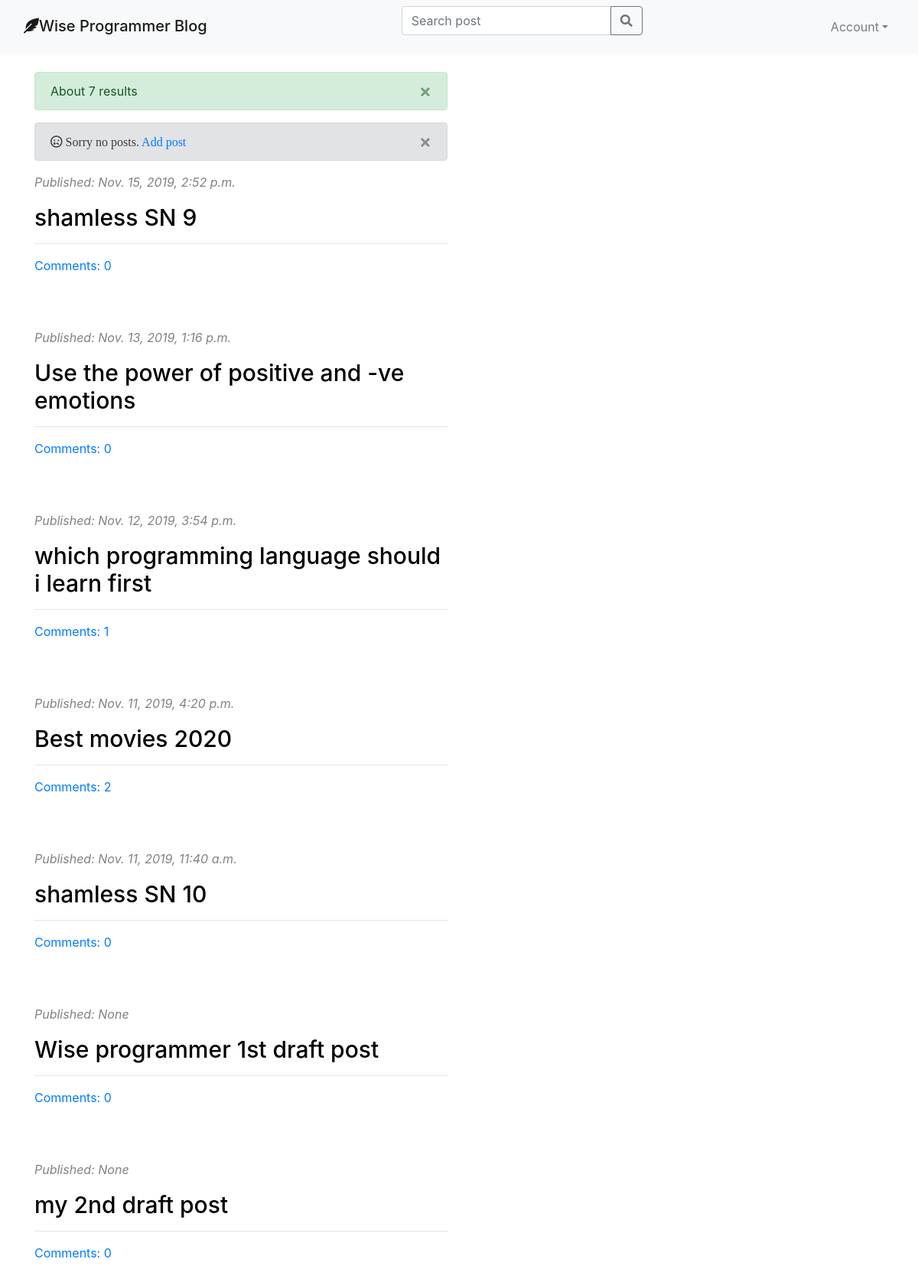
/post/search/, run on an earlier commit of the app's database.
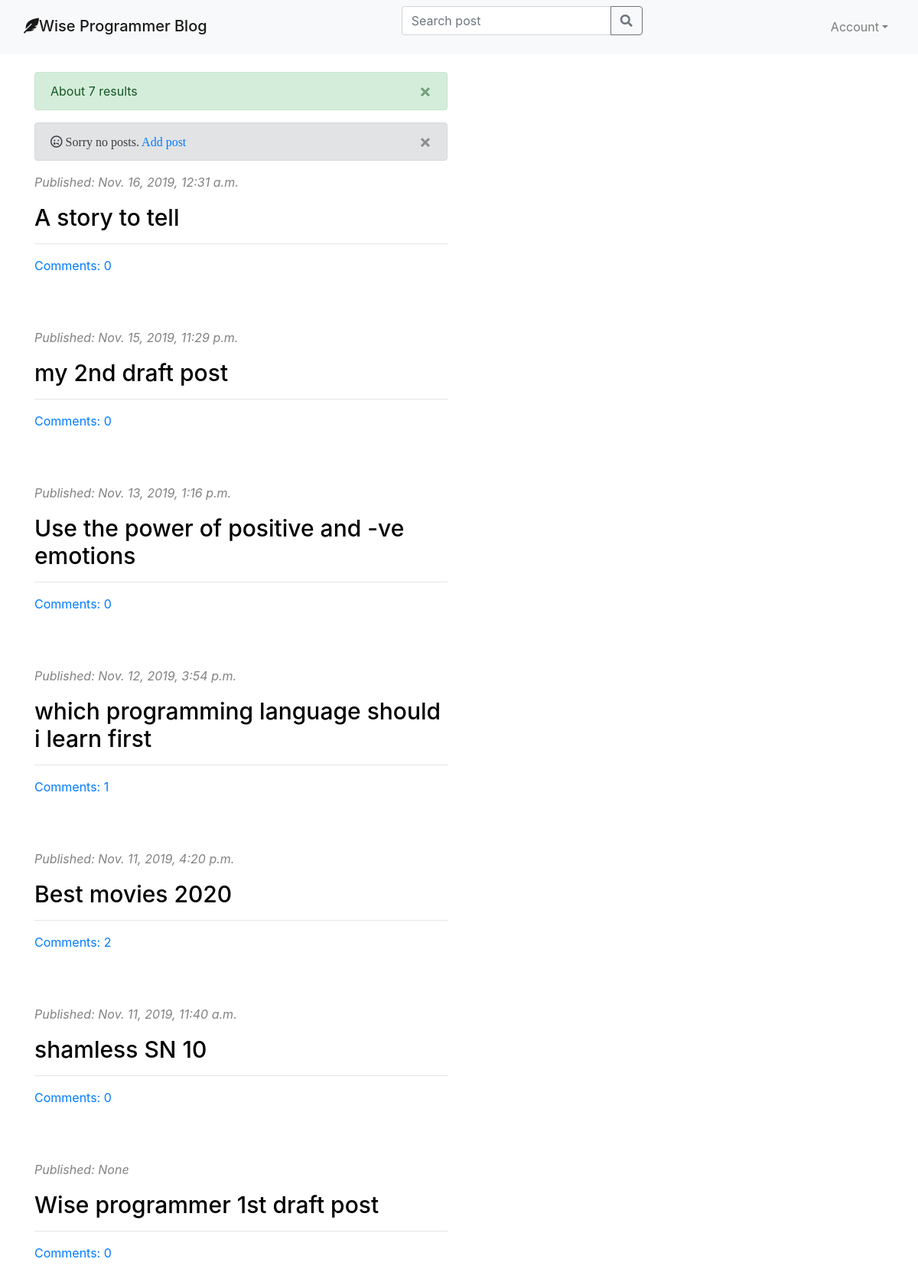
And on a later commit of the database.
### blog/models.py (models this page shows, shortened)
class Post(models.Model):
    author = models.ForeignKey('auth.User', on_delete=models.CASCADE)
    title = models.CharField(max_length=10000)
    text = models.TextField()
    created_date = models.DateTimeField(default=timezone.now)
    published_date = models.DateTimeField(blank=True, null=True)
    edited_date = models.DateTimeField(blank=True, null=True)
    def approved_comments(self):
        return self.comments.filter(approved=True)
    def __str__(self):
        return self.title

### blog/views.py (the view)
# urls.py: path('post/search/', views.search, name='search'),
def search(request):
    user_query = str(request.GET.get('query', ''))
    search_result = Post.objects.filter(
        title__contains=user_query).order_by('-published_date')
    print(search_result)
    if search_result.count() == 0:
        posts = Post.objects.filter(
            published_date__lte=timezone.now()).order_by('-published_date')
        stuff_for_frontend = {'posts': posts}
        messages.warning(request, 'Results containing ' +
                         user_query + ' Not found, Sorry!')
        return render(request, 'blog/post_list.html', stuff_for_frontend)
    else:
        stuff_for_frontend = {'search_result': search_result}
        post_found = str(search_result.count())
        messages.success(request, 'About '+post_found+' results ')
        return render(request, 'blog/post_list.html', stuff_for_frontend)

### blog/templatetags/markdownify.py (called while the page is built)
@register.filter
def markdown(value):
    renderer = HighlightRenderer()
    markdown = mistune.Markdown(renderer=renderer)
    return markdown(value)

### blog/templates/blog/post_list.html (shortened to what this page needs)
{% extends 'blog/base.html' %} {% load markdownify %}  {% block content%}
{% if posts%}
{% for post in posts %}
<div class="post">
  <div class="date">
    <p><em> Published: {{ post.published_date }} </em></p>
    {% if post.edited_date%}
    <p><em> Edited: {{ post.edited_date }} </em></p>
    {% endif%}
  </div>
  <h1><a href="{% url 'post_detail' pk=post.pk %}">{{ post.title }}</a></h1>
  <div>
    <p>{{ post.text |markdown | safe| truncatechars:50| linebreaksbr }}</p>
  </div>
  <hr />
  <div>
    <a href="{% url 'post_detail' pk=post.pk%}"
      >Comments: {{ post.approved_comments.count }}</a
    >
  </div>
</div>
{% endfor %}
{% else %}
<div class="" >
<div class="alert alert-secondary alert-dismissible fade show" role="alert">
  <i class="far fa-sad-tear"> Sorry no posts.
  <a href="{% url 'post_new' %}">Add post</a>
  </i>
  <button type="button" class="close" data-dismiss="alert" aria-label="Close">
    <span aria-hidden="true">&times;</span>
    </button>
</div>
{% endif %}
{% for post in search_result %}
<div class="post">
  <div class="date">
    <p><em> Published: {{ post.published_date }} </em></p>
  </div>
  <h1><a href="{% url 'post_detail' pk=post.pk %}">{{ post.title }}</a></h1>
  <hr />
  <div>
    <a href="{% url 'post_detail' pk=post.pk%}"
      >Comments: {{ post.approved_comments.count }}</a
    >
  </div>
</div>
{% endfor %} {% endblock %}

### blog/templates/blog/base.html (shortened to what this page needs)
{% load staticfiles %}
<!DOCTYPE html>
<html lang="en">
  <head>
    <link href="https://stackpath.bootstrapcdn.com/bootstrap/4.3.1/css/bootstrap.min.css" rel="stylesheet"
    />
    <link rel="stylesheet" href="https://cdnjs.cloudflare.com/ajax/libs/font-awesome/5.11.2/css/all.css"
    />
    <link rel="stylesheet" href="https://maxcdn.bootstrapcdn.com/bootstrap/4.3.1/css/bootstrap.min.css">
    <link rel="stylesheet" href="{% static 'styles/blog.css' %}" />
    <link rel="stylesheet" href="{% static 'styles/zenburn.css' %}">
  </head>
  <body>
  <nav class="navbar sticky-top navbar-expand-md bg-light navbar-light ">
    <div class="container-fluid">
      <div class="navbar-header">
        <h1> <a class="navbar-brand" href="{% url 'post_list'%}"><i class="fas fa-feather-alt"></i></i>Wise Programmer Blog</a> </h1>
      </div>
      <div class="collapse navbar-collapse" id="collapsibleNavbar">
        <ul class="nav navbar-nav ml-auto">
          <form method="get" action="{%url 'search' %}" class="form-inline my-2 my-lg-0  ">
            <div class="input-group mb-3">
              <input type="search" name="query" value="{{request.GET.query}}" class="form-control" placeholder="Search post" aria-label="Search post" aria-describedby="basic-addon2">
              <div class="input-group-append">
                <button class="btn btn-outline-secondary" type="submit">
                  <i class="fas fa-search"></i>
                </button>
              </div>
            </div>
          </form>
        </ul>
      </div>
      {% if user.is_authenticated %}
      <div class="collapse navbar-collapse " id="collapsibleNavbar">
        <ul class="nav navbar-nav ml-auto">
          {% block nav %} {% endblock%}
          <li class="nav-item">
            <div class="nav-item dropdown">
              <a class="nav-link dropdown-toggle" href="#" id="navbarDropdown" role="button" data-toggle="dropdown" aria-haspopup="true" aria-expanded="false">Account</a>
              <div class="dropdown-menu dropdown-menu-right" aria-labelledby="navbarDropdown">
                <a class="nav-link" href="{% url 'profile'%}"><i class="far fa-user"></i><br>{{ user.username}}</a>
                <div class="dropdown-divider"></div>
                <a class="nav-link" href="{% url 'logout'%}"><i class="fas fa-sign-out-alt fa"></i>Logout</a>
              </div>
            </div>
          </li>
        </ul>
      </div>
    {% else %}
    <div class="collapse navbar-collapse" id="collapsibleNavbar">
      <ul class="navbar-nav ml-auto">
        <li class="nav-item dropdown">
            <a class="nav-link dropdown-toggle" href="#" id="navbarDropdown" role="button" data-toggle="dropdown" aria-haspopup="true" aria-expanded="false">Account</a>
        </li>
      </ul>
    </div>
      {% endif %}
    </div>
  </nav>
  <div class="container">
    <br>
      <div class="row">
        <div class="col-md-6">
          {% for message in messages %}
          <div class="panel panel-default" style="width:auto; margin:0 auto;">
  <div class="alert {{ message.tags }} alert-dismissible" role="alert">
    <button type="button" class="close" data-dismiss="alert" aria-label="Close">
      <span aria-hidden="true">&times;</span>
    </button>
    {{ message }}
    </div>
  </div>
{% endfor %}
          {% block content%}
          {%endblock%}
        </div>
      </div>
    </div>
  </body>
</html>

### blog/static/styles/blog.css (style rules this page uses)
h1, h2, h3, h4 { font-size: 30px; }
.date { color: #828282; }
.post { margin-bottom: 70px; }
.post h1 a { color: #000000; }

What changed in the data, as far as the page shows it:
removed Post: published_date "Nov. 15, 2019, 2:52 p.m.", title "shamless SN 9", approved_comments.count "0"
added Post: published_date "Nov. 16, 2019, 12:31 a.m.", title "A story to tell", approved_comments.count "0"
changed Post "my 2nd draft post": published_date "None" → "Nov. 15, 2019, 11:29 p.m."; moves up the list
